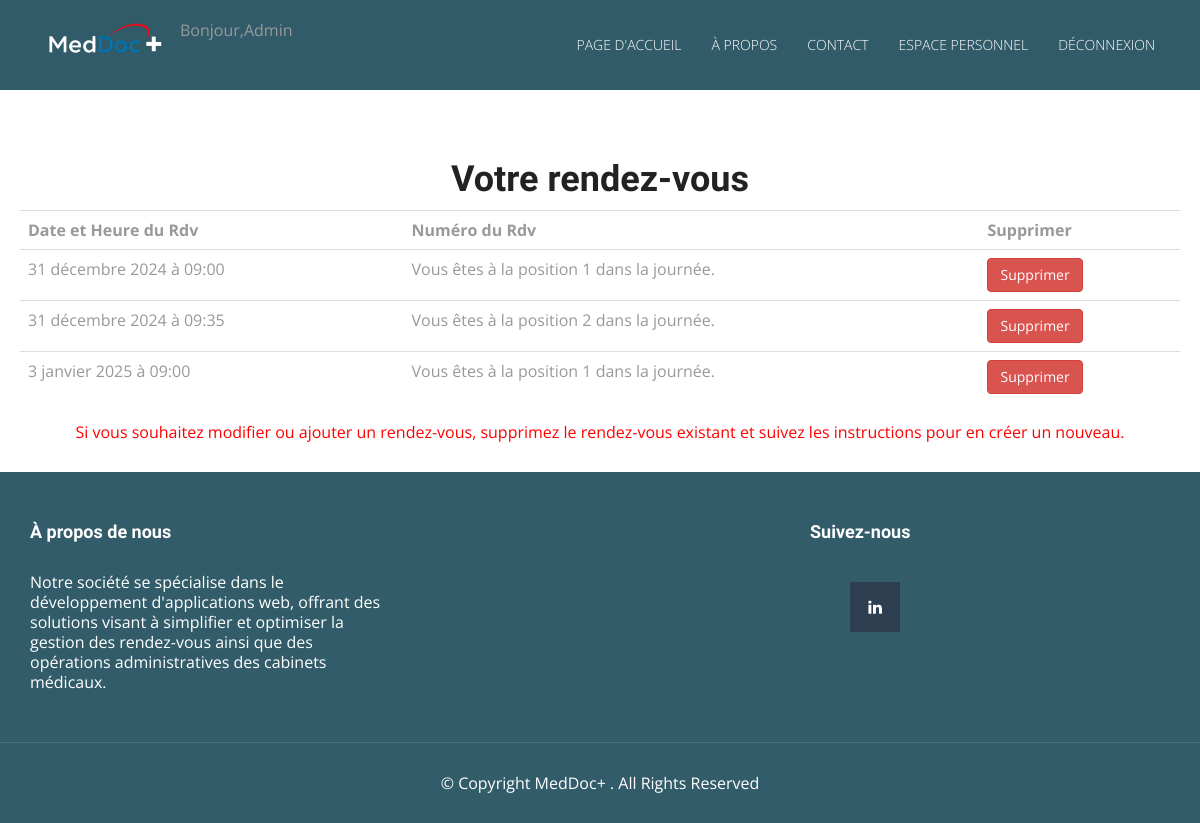
Page /panel/ (signed in) on the earlier database version.
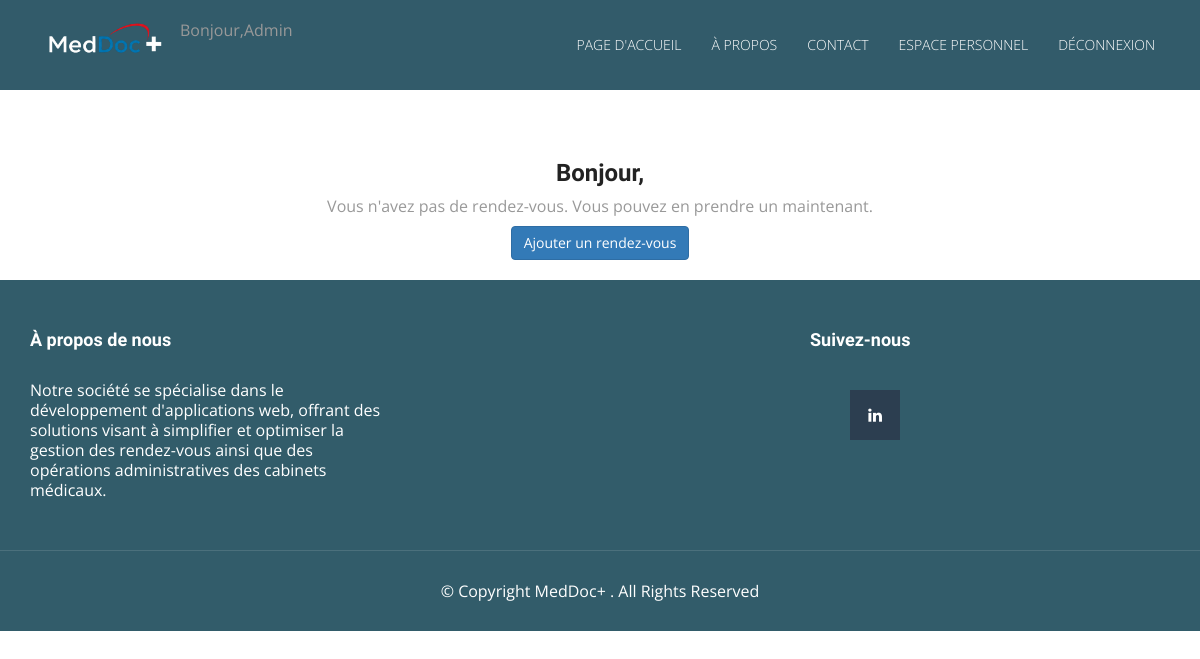
Same page on the later database version.
### pages/models.py (models this page shows, shortened)
class Rdv(models.Model):
    id = models.AutoField(primary_key=True)
    id_patient = models.ForeignKey(User, related_name="rdv_patient", on_delete=models.CASCADE, null=True, blank=True)
    fiche = models.ForeignKey('FichePatient', related_name="cons_fact", on_delete=models.CASCADE, null=True, blank=True)
    date = models.DateField()  # Date du rendez-vous
    time = models.TimeField(null=True, blank=True)  # Heure calculée du rendez-vous
    num_rdv = models.IntegerField(default=1)  # Numéro du rendez-vous dans la journée (1, 2, 3, etc.)

### pages/views.py (the view)
# urls.py: path('panel/', views.rdv_list, name='rdv_list'),
@login_required
def rdv_list(request):
    if request.user.is_superuser:
        rdv = Rdv.objects.all()  # Si l'utilisateur est admin, on récupère tous les rdv
    else:
        rdv = Rdv.objects.filter(id_patient=request.user.id)  # Sinon, on récupère les rdv de l'utilisateur connecté
    data = {}
    if not rdv:  # Si aucun rendez-vous n'existe
        data['no_rdv_message'] = "Vous n'avez pas de rendez-vous. Vous pouvez en prendre un maintenant."
        data['show_button'] = True  # Afficher le bouton pour prendre un rendez-vous
    else:
        data['object_list'] = rdv  # Sinon, afficher les rendez-vous existants
    return render(request, 'rdv_list.html', data)

### templates/rdv_list.html
{% extends 'base.html' %}
{% block content %}
<center>
    {% if no_rdv_message %}
    <h3>Bonjour,</h3>
    <p>{{ no_rdv_message }}</p>
    {% if show_button %}
        <a href="{% url 'rdv_new'%}" class="btn btn-primary">Ajouter un rendez-vous</a>
    {% endif %}
    {% else %}
    <h1>Votre rendez-vous</h1>
    <table class="table">
        <tr>
            <th>Date et Heure du Rdv</th>
            <th>Numéro du Rdv</th>
            <th>Supprimer</th>
        </tr>
        {% for rdv in object_list %}
        <tr>
            <td>{{ rdv.date }} à {{ rdv.time }}</td>
            <td>Vous êtes à la position {{ rdv.num_rdv }} dans la journée.</td>
            <td>
                <a href="{% url 'rdv_delete' rdv.id %}" class="btn btn-danger">Supprimer</a>
            </td>
        </tr>
        {% endfor %}
    </table>
    <p style="color: red; margin-top: 15px;">
        Si vous souhaitez modifier ou ajouter un rendez-vous, supprimez le rendez-vous existant et suivez les instructions pour en créer un nouveau.
    </p>
    {% endif %}
</center>
{% endblock %}

Differences in the rows shown:
removed Rdv: date "31 décembre 2024", time "09:00", num_rdv "1"
removed Rdv: date "31 décembre 2024", time "09:35", num_rdv "2"
removed Rdv: date "3 janvier 2025", time "09:00", num_rdv "1"
Other differences:
{{ no_rdv_message }}: (not shown) → "Vous n'avez pas de rendez-vous. Vous pouvez en prendre un maintenant."
text no longer shown: "Votre rendez-vous Date et Heure du Rdv Numéro du Rdv Supprimer Si vous souhaitez modifier ou ajouter un rendez-vous, supprimez le rendez-vous existant et suivez les instructions pour en créer un nouveau."
text now shown: "Bonjour, Ajouter un rendez-vous"
